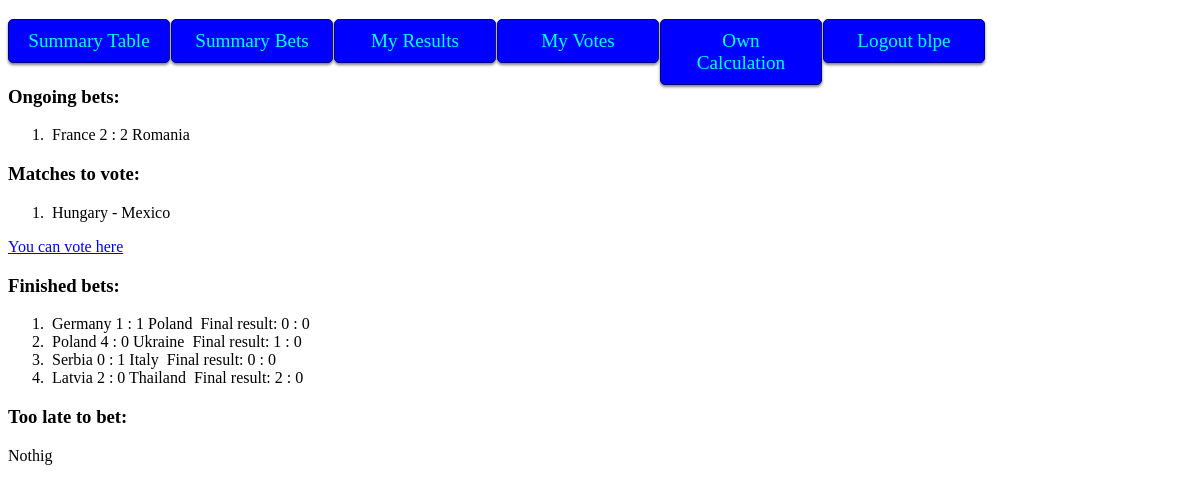
The app's page /bet/vote/ (signed in), older data.
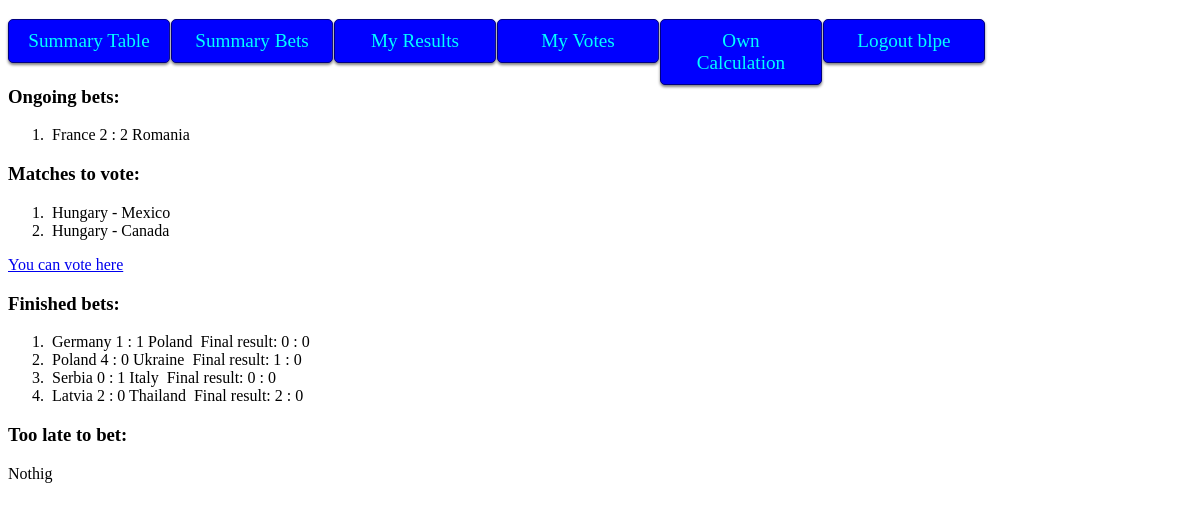
The same page, newer data.
### bet/models.py (models this page shows, shortened)
class Bet(models.Model):
    user = models.ForeignKey(settings.AUTH_USER_MODEL)
    match = models.ForeignKey(Match, on_delete=models.CASCADE)
    expected_home_goals = models.DecimalField(max_digits=2, decimal_places=0, blank=True, null=True)
    expected_away_goals = models.DecimalField(max_digits=2, decimal_places=0, blank=True, null=True)

class Match(models.Model):
    home_team = CountryField()
    away_team = CountryField()
    ROUND = (('1','one'), ('2','two'), ('3','three'), ('4','four'), ('5',"five"), ('6', 'six'))
    round = models.CharField(
        max_length=2,
        choices=ROUND,
        default='1',
    )
    home_goals = models.DecimalField(max_digits=2, decimal_places=0, blank=True, null=True)
    away_goals = models.DecimalField(max_digits=2, decimal_places=0, blank=True, null=True)
    match_date = models.DateTimeField('match date', blank=True, null=True)

### bet/views.py (the view)
@login_required(login_url='/accounts/login/')
def vote(request):
    user_bets = []
    for bet in list(Bet.objects.filter(user=request.user)):
        user_bets.append(bet)
    matches_to_bet = []
    id_matches_to_bet = []
    too_late_to_bet = []
    matches_already_bet = [m.match for m in user_bets]
    ongoing_bets = [bet for bet in user_bets if bet.match.home_goals == None]
    finished_bets = [bet for bet in user_bets if bet.match.home_goals is not None]
    now = timezone.now()
    for match in list(Match.objects.all()):
        if match not in matches_already_bet:
            if now > match.match_date:
                too_late_to_bet.append(match)
            else:
                matches_to_bet.append(match)
                id_matches_to_bet.append(match.id)
    context = {'ongoing_bets' : ongoing_bets,
               'matches_to_bet' : matches_to_bet,
               'too_late_to_bet' : too_late_to_bet,
               'finished_bets' : finished_bets}
    request.session['id_matches_to_bet'] = id_matches_to_bet
    return render(request, 'bet/vote.html', context)

### bet/templates/bet/vote.html (shortened to what this page needs)
{% extends 'basic.html' %}
{% block body %}
<h3>Ongoing bets: </h3>
{% if ongoing_bets  %}
    <ol>
    {% for bet in ongoing_bets %}
        <li><img src={{ bet.match.home_team.flag }}>
        {{ bet.match.home_team.name }}
        {{ bet.expected_home_goals }} : {{ bet.expected_away_goals }}
        {{ bet.match.away_team.name }}
        <img src={{ bet.match.away_team.flag }}></li>
    {% endfor %}
    </ol>
{% else %}
    Nothig
{% endif %}
<h3>Matches to vote: </h3>
{% if matches_to_bet  %}
    <ol>
    {% for match in matches_to_bet %}
        <li><img src={{ match.home_team.flag }}>
        {{ match.home_team.name }} - {{ match.away_team.name }}
        <img src={{ match.away_team.flag }}></li>
    {% endfor %}
    </ol>
    <a href="/bet/new_votes">You can vote here</a>
{% else %}
    Nothig
{% endif %}
<h3>Finished bets:</h3>
{% if finished_bets  %}
    <ol>
    {% for bet in finished_bets %}
        <li><img src={{ bet.match.home_team.flag }}>
        {{ bet.match.home_team.name }}
        {{ bet.expected_home_goals }} : {{ bet.expected_away_goals }}
        {{ bet.match.away_team.name }}
            Final result: {{ bet.match.home_goals }} : {{ bet.match.away_goals }} </li>
    {% endfor %}
    </ol>
{% else %}
    Nothig
{% endif %}
<h3>Too late to bet:</h3>
{% if too_late_to_bet  %}
    <ol>
    {% for match in too_late_to_bet %}
        <li><img src={{ match.home_team.flag }}>
        {{ match.home_team.name }} - {{ match.away_team.name }}
        <img src={{ match.away_team.flag }}></li>
    {% endfor %}
    </ol>
{% else %}
    Nothig
{% endif %}
{% endblock %}

### bet/templates/bet/basic.html (shortened to what this page needs)
<!DOCTYPE html>
<html>
{% load staticfiles %}
<link rel="stylesheet" type="text/css" href="{% static 'bet/style.css' %}" />
<head>
</head>
<body>
<section>
<nav>
<ul>
    <li><a href="/bet/summary_table">Summary Table</a></li>
    <li><a href="/bet/summary_bets">Summary Bets</a></li>
    <li><a href="/bet/my_results">My Results</a></li>
    <li><a href="/bet/vote/">My Votes</a></li>
    <li><a href="/bet/own_calculation">Own Calculation</a></li>
    <li><a href="/accounts/logout">Logout {{request.user.username}}</a></li>
</ul>
</nav>
</section>
{% block body %}{% endblock %}
</body>
</html>

### bet/static/bet/style.css (style rules this page uses)
ul { float: left; width: 100%; padding: 0; margin: 0; list-style: none; }
li a { display: block; float: left; text-align: center; font-size: 1.2em; width: 130px; text-decoration: none; color: aqua; background-color: blue; padding: 10px 15px; margin: 0px 1px 1px 0px; border: 1px solid navy; border-radius: 3px; -moz-border-radius: 5px; -webkit-border-radius: 5px; box-shadow: 0px 2px 3px gray; -moz-box-shadow: 0px 2px 3px gray; -webkit-box-shadow: 0px 2px 3px gray; }

Row changes from the older to the newer data that the page shows:
added Match: home_team.name "Hungary", away_team.name "Canada"
